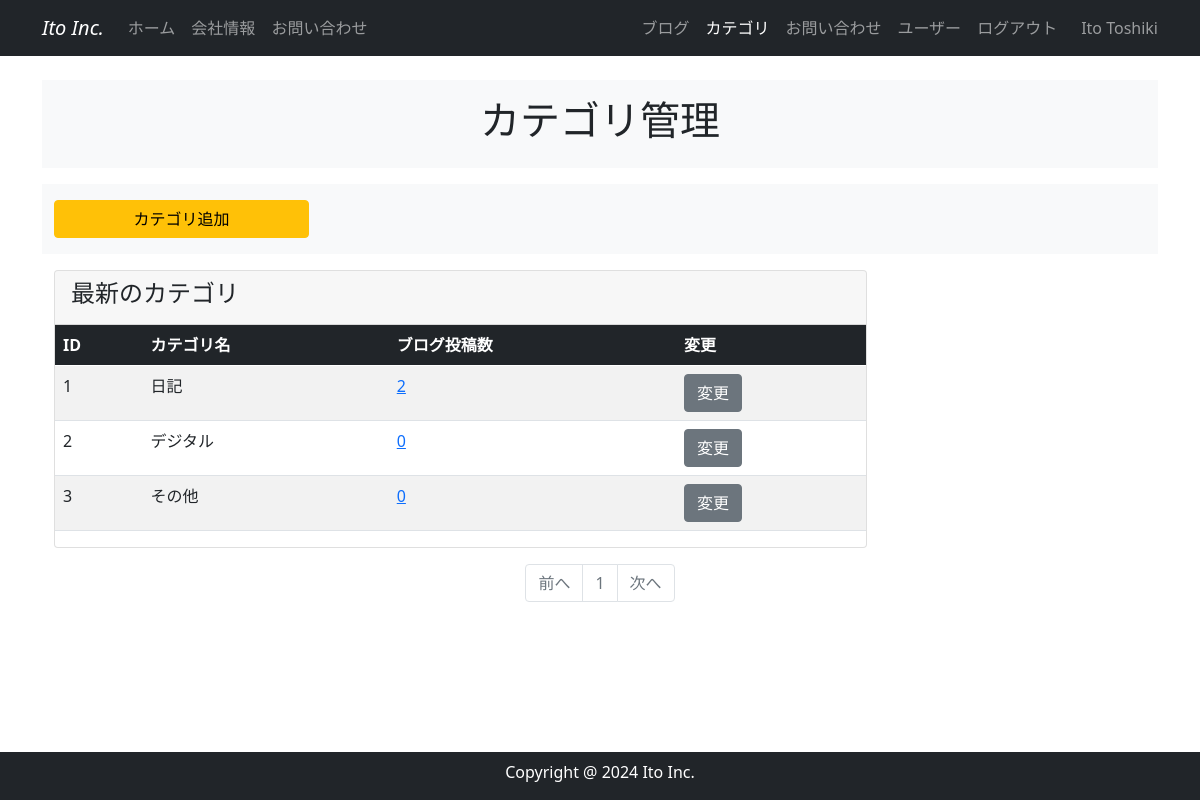
Page /category_maintenance (signed in) on the committed database.
### company_blog/models.py (models this page shows, shortened)
class User(db.Model, UserMixin):
    __tablename__ = 'users'
    id = db.Column(db.Integer, primary_key = True)
    email = db.Column(db.String(64), unique=True, index=True)
    username = db.Column(db.String(64), unique=True, index=True)
    password_hash = db.Column(db.String(128))
    administrator = db.Column(db.String(1))
    post = db.relationship('BlogPost', backref='author', lazy='dynamic')
    @property
    def password(self):
        raise AttributeError('password is not a readable attribute')
    def is_administrator(self):
        if self.administrator == "1":
            return 1
        else:
            return 0

class BlogCategory(db.Model):
    __tablename__ = 'blog_category'
    id = db.Column(db.Integer, primary_key=True)
    category = db.Column(db.String(140))
    posts = db.relationship('BlogPost', backref='blogcategory', lazy='dynamic')
    def count_posts(self, id):
        return BlogPost.query.filter_by(category_id=id).count()

### company_blog/main/views.py (the view)
@main.route('/category_maintenance', methods=['GET', 'POST'])
@login_required
def category_maintenance():
    page = request.args.get('page', 1, type=int)
    blog_categories = BlogCategory.query.order_by(BlogCategory.id.asc()).paginate(page=page, per_page=10)
    form = BlogCategoryForm()
    if form.validate_on_submit():
        blog_category = BlogCategory(category=form.category.data)
        db.session.add(blog_category)
        db.session.commit()
        flash('ブログカテゴリが追加されました')
        return redirect(url_for('main.category_maintenance'))
    elif form.errors:
        form.category.data = ""
        flash(form.errors['category'][0])
    return render_template('category_maintenance.html', blog_categories=blog_categories, form=form)

### company_blog/__init__.py (called while the page is built)
@event.listens_for(Engine, "connect")
def set_sqlite_pragma(dbapi_connection, connection_record):
    cursor = dbapi_connection.cursor()
    cursor.execute("PRAGMA foreign_keys=ON")
    cursor.close()

### company_blog/models.py (called while the page is built)
@login_manager.user_loader
def load_user(user_id):
    return User.query.get(user_id)

### company_blog/templates/category_maintenance.html (shortened to what this page needs)
{% extends "base.html" %}
{% block content %}
<header id="page-header">
    <div class="container my-3 py-3 bg-light">
        <div class="row">
            <div class="col-md-6 m-auto text-center">
                <h1>カテゴリ管理</h1>
            </div>
        </div>
    </div>
</header>
<section id="menu">
    <div class="container my-3 py-3 bg-light">
        <div class="row">
            <div class="col-md-3">
                <button type="button" class="btn btn-warning w-100" data-bs-toggle="modal"
                    data-bs-target="#addCategoryModal">
                    カテゴリ追加
                </button>
            </div>
        </div>
    </div>
</section>
<section id="list">
    <div class="container my-3">
        <div class="row">
            <div class="col-md-9">
                <div class="card">
                    <div class="card-header">
                        <h4>最新のカテゴリ</h4>
                    </div>
                    <div class="table-responsive">
                        <table class="table table-striped text-nowrap">
                            <thead class="table-dark">
                                <tr>
                                    <th>ID</th>
                                    <th>カテゴリ名</th>
                                    <th>ブログ投稿数</th>
                                    <th>変更</th>
                                </tr>
                            </thead>
                            <tbody>
                                {% for blog_category in blog_categories.items %}
                                <tr>
                                    <td>{{ blog_category.id }}</td>
                                    <td>{{ blog_category.category | truncate(20) }}</td>
                                    <td><a
                                            href="{{ url_for('main.category_posts', blog_category_id=blog_category.id) }}">{{
                                            blog_category.count_posts(blog_category.id) }}</a></td>
                                    <td>
                                        {% if current_user.is_administrator() %}
                                        <a href="{{ url_for('main.blog_category', blog_category_id=blog_category.id) }}"
                                            class="btn btn-secondary">
                                            変更
                                        </a>
                                        {% endif %}
                                    </td>
                                </tr>
                                {% endfor %}
                            </tbody>
                        </table>
                    </div>
                </div>
            </div>
        </div>
    </div>
</section>
<nav class="my-2" aria-label="Page navigation">
    <ul class="pagination justify-content-center">
        <li {% if blog_categories.has_prev %}class="page-item" {% else %} class="page-item disabled" {% endif %}><a
                class="page-link"
                href="{% if blog_categories.has_prev %}{{ url_for('main.category_maintenance', page=blog_categories.prev_num) }}{% else %}#{% endif %}">前へ</a>
        </li>
        {% for page_num in blog_categories.iter_pages(left_edge=1, right_edge=1, left_current=1, right_current=2) %}
        {% if page_num %}
        {% if blog_categories.page == page_num %}
        <li class="page-item disabled"><a class="page-link" href="#">{{ page_num }}</a></li>
        {% else %}
        <li class="page-item"><a class="page-link" href="{{ url_for('main.category_maintenance', page=page_num) }}">{{
                page_num }}</a></li>
        {% endif %}
        {% else %}
        <li class="page-item disabled"><a class="page-link" href="#">&hellip;</a></li>
        {% endif %}
        {% endfor %}
        <li {% if blog_categories.has_next %}class="page-item" {% else %} class="page-item disabled" {% endif %}><a
                class="page-link"
                href="{% if blog_categories.has_next %}{{ url_for('main.category_maintenance', page=blog_categories.next_num) }}{% else %}#{% endif %}">次へ</a>
        </li>
    </ul>
</nav>
{% endblock %}

### company_blog/templates/base.html (shortened to what this page needs)
<!DOCTYPE html>
<html lang="en">
<head>
  <link href="https://cdn.jsdelivr.net/npm/bootstrap@5.0.2/dist/css/bootstrap.min.css" rel="stylesheet"
>
</head>
<body>
  <nav class="navbar navbar-expand-lg navbar-dark bg-dark fixed-top">
    <div class="container">
      <a class="navbar-brand fst-italic" href="{{ url_for('main.index') }}">Ito Inc.</a>
      <div class="collapse navbar-collapse" id="navbarNav">
        <ul class="navbar-nav">
          <li class="nav-item">
            <a class="nav-link {% if request.endpoint == 'main.index' %}active{% endif %}"
              href="{{ url_for('main.index') }}">ホーム</a>
          </li>
          <li class="nav-item">
            <a class="nav-link {% if request.endpoint == 'main.info' %}active{% endif %}"
              href="{{ url_for('main.info') }}">会社情報</a>
          </li>
          <li class="nav-item">
            <a class="nav-link {% if request.endpoint == 'main.inquiry' %}active{% endif %}"
              href="{{ url_for('main.inquiry') }}">お問い合わせ</a>
          </li>
        </ul>
        <br>
        <ul class="navbar-nav ms-auto">
          {% if current_user.is_authenticated %}
          <li class="nav-item">
            <a class="nav-link {% if request.endpoint == 'main.blog_maintenance' %}active{% endif %}"
              href="{{ url_for('main.blog_maintenance') }}">ブログ</a>
          </li>
          <li class="nav-item">
            <a class="nav-link {% if request.endpoint == 'main.category_maintenance' %}active{% endif %}"
              href="{{ url_for('main.category_maintenance') }}">カテゴリ</a>
          </li>
          <li class="nav-item">
            <a class="nav-link {% if request.endpoint == 'main.inquiry_maintenance' %}active{% endif %}"
              href="{{ url_for('main.inquiry_maintenance') }}">お問い合わせ</a>
          </li>
          <li class="nav-item">
            <a class="nav-link {% if request.endpoint == 'users.user_maintenance' %}active{% endif %}"
              href="{{url_for('users.user_maintenance')}}">ユーザー</a>
          </li>
          <li class="nav-item">
            <a class="nav-link" href="{{ url_for('users.logout') }}">ログアウト</a>
          </li>
          <span class="navbar-text ms-3">
            {{ current_user.username | truncate(10) }}
          </span>
          {% endif %}
        </ul>
      </div>
    </div>
  </nav>
  {% from "_formhelpers.html" import render_field %}
  <div class="container" style="padding-top: 4rem; padding-bottom: 4rem;">
    {% block content %}
    {% endblock %}
  </div>
  <footer id="footer" class="footer text-center pt-2 bg-dark fixed-bottom">
    <div class="container">
      <div class="row">
        <div class="col text-white">
          <p>Copyright @ 2024 Ito Inc.</p>
        </div>
      </div>
    </div>
  </footer>
</body>
</html>

### rows in the picture
User: username "Ito Toshiki"
BlogCategory: id "1", category "日記", count_posts "2"
BlogCategory: id "2", category "デジタル", count_posts "0"
BlogCategory: id "3", category "その他", count_posts "0"

### other values in the picture
{{ page_num }} "1"
